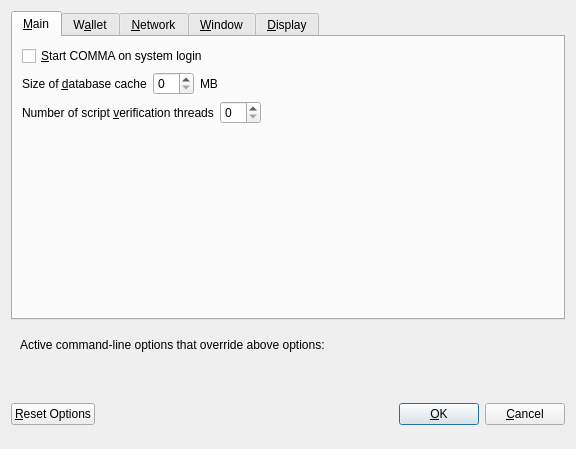
<?xml version="1.0" encoding="UTF-8"?>
<ui version="4.0">
 <class>OptionsDialog</class>
 <widget class="QDialog" name="OptionsDialog">
  <property name="geometry">
   <rect>
    <x>0</x>
    <y>0</y>
    <width>576</width>
    <height>449</height>
   </rect>
  </property>
  <property name="windowTitle">
   <string>Options</string>
  </property>
  <property name="modal">
   <bool>true</bool>
  </property>
  <layout class="QVBoxLayout" name="verticalLayout">
   <item>
    <widget class="QTabWidget" name="tabWidget">
     <property name="currentIndex">
      <number>0</number>
     </property>
     <widget class="QWidget" name="tabMain">
      <attribute name="title">
       <string>&amp;Main</string>
      </attribute>
      <layout class="QVBoxLayout" name="verticalLayout_Main">
       <item>
        <widget class="QCheckBox" name="bitcoinAtStartup">
         <property name="toolTip">
          <string>Automatically start COMMA after logging in to the system.</string>
         </property>
         <property name="text">
          <string>&amp;Start COMMA on system login</string>
         </property>
        </widget>
       </item>
       <item>
        <layout class="QHBoxLayout" name="horizontalLayout_2_Main">
         <item>
          <widget class="QLabel" name="databaseCacheLabel">
           <property name="text">
            <string>Size of &amp;database cache</string>
           </property>
           <property name="textFormat">
            <enum>Qt::PlainText</enum>
           </property>
           <property name="buddy">
            <cstring>databaseCache</cstring>
           </property>
          </widget>
         </item>
         <item>
          <widget class="QSpinBox" name="databaseCache"/>
         </item>
         <item>
          <widget class="QLabel" name="databaseCacheUnitLabel">
           <property name="text">
            <string>MB</string>
           </property>
           <property name="textFormat">
            <enum>Qt::PlainText</enum>
           </property>
          </widget>
         </item>
         <item>
          <spacer name="horizontalSpacer_2_Main">
           <property name="orientation">
            <enum>Qt::Horizontal</enum>
           </property>
           <property name="sizeHint" stdset="0">
            <size>
             <width>40</width>
             <height>20</height>
            </size>
           </property>
          </spacer>
         </item>
        </layout>
       </item>
       <item>
        <layout class="QHBoxLayout" name="horizontalLayout_3_Main">
         <item>
          <widget class="QLabel" name="threadsScriptVerifLabel">
           <property name="text">
            <string>Number of script &amp;verification threads</string>
           </property>
           <property name="textFormat">
            <enum>Qt::PlainText</enum>
           </property>
           <property name="buddy">
            <cstring>threadsScriptVerif</cstring>
           </property>
          </widget>
         </item>
         <item>
          <widget class="QSpinBox" name="threadsScriptVerif">
           <property name="toolTip">
            <string>(0 = auto, &lt;0 = leave that many cores free)</string>
           </property>
          </widget>
         </item>
         <item>
          <spacer name="horizontalSpacer_3_Main">
           <property name="orientation">
            <enum>Qt::Horizontal</enum>
           </property>
           <property name="sizeHint" stdset="0">
            <size>
             <width>40</width>
             <height>20</height>
            </size>
           </property>
          </spacer>
         </item>
        </layout>
       </item>
       <item>
        <spacer name="verticalSpacer_2">
         <property name="orientation">
          <enum>Qt::Vertical</enum>
         </property>
         <property name="sizeHint" stdset="0">
          <size>
           <width>20</width>
           <height>40</height>
          </size>
         </property>
        </spacer>
       </item>
      </layout>
     </widget>
     <widget class="QWidget" name="tabWallet">
      <attribute name="title">
       <string>W&amp;allet</string>
      </attribute>
      <layout class="QVBoxLayout" name="verticalLayout_Wallet">
       <item>
        <layout class="QHBoxLayout" name="horizontalLayout_2_Wallet">
         <item>
          <widget class="QLabel" name="labelStakeSplitThresholdText">
           <property name="text">
            <string>Stake split threshold:</string>
           </property>
          </widget>
         </item>
         <item>
          <widget class="QSpinBox" name="spinBoxStakeSplitThreshold">
           <property name="minimum">
            <number>1</number>
           </property>
           <property name="maximum">
            <number>999999</number>
           </property>
          </widget>
         </item>
        </layout>
       </item>
       <item>
        <widget class="QGroupBox" name="groupBox">
         <property name="title">
          <string>Expert</string>
         </property>
         <layout class="QVBoxLayout" name="verticalLayout_2">
          <item>
           <widget class="QCheckBox" name="coinControlFeatures">
            <property name="toolTip">
             <string>Whether to show coin control features or not.</string>
            </property>
            <property name="text">
             <string>Enable coin &amp;control features</string>
            </property>
           </widget>
          </item>
          <item>
           <widget class="QCheckBox" name="showMasternodesTab">
            <property name="toolTip">
             <string>Show additional tab listing all your masternodes in first sub-tab&lt;br/&gt;and all masternodes on the network in second sub-tab.</string>
            </property>
            <property name="text">
             <string>Show Masternodes Tab</string>
            </property>
           </widget>
          </item>
          <item>
           <widget class="QCheckBox" name="spendZeroConfChange">
            <property name="toolTip">
             <string>If you disable the spending of unconfirmed change, the change from a transaction&lt;br/&gt;cannot be used until that transaction has at least one confirmation.&lt;br/&gt;This also affects how your balance is computed.</string>
            </property>
            <property name="text">
             <string>&amp;Spend unconfirmed change</string>
            </property>
           </widget>
          </item>
         </layout>
        </widget>
       </item>
       <item>
        <spacer name="verticalSpacer_Wallet">
         <property name="orientation">
          <enum>Qt::Vertical</enum>
         </property>
         <property name="sizeHint" stdset="0">
          <size>
           <width>20</width>
           <height>40</height>
          </size>
         </property>
        </spacer>
       </item>
      </layout>
     </widget>
     <widget class="QWidget" name="tabNetwork">
      <attribute name="title">
       <string>&amp;Network</string>
      </attribute>
      <layout class="QVBoxLayout" name="verticalLayout_Network">
       <item>
        <widget class="QCheckBox" name="mapPortUpnp">
         <property name="toolTip">
          <string>Automatically open the COMMA client port on the router. This only works when your router supports UPnP and it is enabled.</string>
         </property>
         <property name="text">
          <string>Map port using &amp;UPnP</string>
         </property>
        </widget>
       </item>
       <item>
        <widget class="QCheckBox" name="allowIncoming">
         <property name="toolTip">
          <string>Accept connections from outside</string>
         </property>
         <property name="text">
          <string>Allow incoming connections</string>
         </property>
        </widget>
       </item>
       <item>
        <widget class="QCheckBox" name="connectSocks">
         <property name="toolTip">
          <string>Connect to the COMMA network through a SOCKS5 proxy.</string>
         </property>
         <property name="text">
          <string>&amp;Connect through SOCKS5 proxy (default proxy):</string>
         </property>
        </widget>
       </item>
       <item>
        <layout class="QHBoxLayout" name="horizontalLayout_1_Network">
         <item>
          <widget class="QLabel" name="proxyIpLabel">
           <property name="text">
            <string>Proxy &amp;IP:</string>
           </property>
           <property name="textFormat">
            <enum>Qt::PlainText</enum>
           </property>
           <property name="buddy">
            <cstring>proxyIp</cstring>
           </property>
          </widget>
         </item>
         <item>
          <widget class="QValidatedLineEdit" name="proxyIp">
           <property name="minimumSize">
            <size>
             <width>140</width>
             <height>0</height>
            </size>
           </property>
           <property name="maximumSize">
            <size>
             <width>140</width>
             <height>16777215</height>
            </size>
           </property>
           <property name="toolTip">
            <string>IP address of the proxy (e.g. IPv4: 127.0.0.1 / IPv6: ::1)</string>
           </property>
          </widget>
         </item>
         <item>
          <widget class="QLabel" name="proxyPortLabel">
           <property name="text">
            <string>&amp;Port:</string>
           </property>
           <property name="textFormat">
            <enum>Qt::PlainText</enum>
           </property>
           <property name="buddy">
            <cstring>proxyPort</cstring>
           </property>
          </widget>
         </item>
         <item>
          <widget class="QLineEdit" name="proxyPort">
           <property name="minimumSize">
            <size>
             <width>55</width>
             <height>0</height>
            </size>
           </property>
           <property name="maximumSize">
            <size>
             <width>55</width>
             <height>16777215</height>
            </size>
           </property>
           <property name="toolTip">
            <string>Port of the proxy (e.g. 9050)</string>
           </property>
          </widget>
         </item>
         <item>
          <spacer name="horizontalSpacer_1_Network">
           <property name="orientation">
            <enum>Qt::Horizontal</enum>
           </property>
           <property name="sizeHint" stdset="0">
            <size>
             <width>40</width>
             <height>20</height>
            </size>
           </property>
          </spacer>
         </item>
        </layout>
       </item>
       <item>
        <spacer name="verticalSpacer_Network">
         <property name="orientation">
          <enum>Qt::Vertical</enum>
         </property>
         <property name="sizeHint" stdset="0">
          <size>
           <width>20</width>
           <height>40</height>
          </size>
         </property>
        </spacer>
       </item>
      </layout>
     </widget>
     <widget class="QWidget" name="tabWindow">
      <attribute name="title">
       <string>&amp;Window</string>
      </attribute>
      <layout class="QVBoxLayout" name="verticalLayout_Window">
       <item>
        <widget class="QCheckBox" name="minimizeToTray">
         <property name="toolTip">
          <string>Show only a tray icon after minimizing the window.</string>
         </property>
         <property name="text">
          <string>&amp;Minimize to the tray instead of the taskbar</string>
         </property>
        </widget>
       </item>
       <item>
        <widget class="QCheckBox" name="minimizeOnClose">
         <property name="toolTip">
          <string>Minimize instead of exit the application when the window is closed. When this option is enabled, the application will be closed only after selecting Quit in the menu.</string>
         </property>
         <property name="text">
          <string>M&amp;inimize on close</string>
         </property>
        </widget>
       </item>
       <item>
        <spacer name="verticalSpacer_Window">
         <property name="orientation">
          <enum>Qt::Vertical</enum>
         </property>
         <property name="sizeHint" stdset="0">
          <size>
           <width>20</width>
           <height>40</height>
          </size>
         </property>
        </spacer>
       </item>
      </layout>
     </widget>
     <widget class="QWidget" name="tabDisplay">
      <attribute name="title">
       <string>&amp;Display</string>
      </attribute>
      <layout class="QVBoxLayout" name="verticalLayout_Display">
       <item>
        <layout class="QHBoxLayout" name="horizontalLayout_1_Display">
         <item>
          <widget class="QLabel" name="langLabel">
           <property name="text">
            <string>User Interface &amp;language:</string>
           </property>
           <property name="textFormat">
            <enum>Qt::PlainText</enum>
           </property>
           <property name="buddy">
            <cstring>lang</cstring>
           </property>
          </widget>
         </item>
         <item>
          <widget class="QValueComboBox" name="lang">
           <property name="toolTip">
            <string>The user interface language can be set here. This setting will take effect after restarting COMMA.</string>
           </property>
          </widget>
         </item>
        </layout>
       </item>
       <item>
        <widget class="QLabel" name="label_3">
         <property name="toolTip">
          <string notr="true"/>
         </property>
         <property name="statusTip">
          <string notr="true"/>
         </property>
         <property name="whatsThis">
          <string notr="true"/>
         </property>
         <property name="accessibleName">
          <string notr="true"/>
         </property>
         <property name="text">
          <string>Language missing or translation incomplete? Help contributing translations here:
https://www.transifex.com/comma-project/comma-project-translations</string>
         </property>
         <property name="wordWrap">
          <bool>true</bool>
         </property>
         <property name="openExternalLinks">
          <bool>true</bool>
         </property>
         <property name="textInteractionFlags">
          <set>Qt::TextBrowserInteraction</set>
         </property>
        </widget>
       </item>
       <item>
        <layout class="QHBoxLayout" name="horizontalLayout_2_Display" stretch="0,0">
         <item>
          <widget class="QLabel" name="themeLabel">
           <property name="text">
            <string>User Interface Theme:</string>
           </property>
          </widget>
         </item>
         <item>
          <widget class="QValueComboBox" name="theme"/>
         </item>
        </layout>
       </item>
       <item>
        <widget class="Line" name="line">
         <property name="orientation">
          <enum>Qt::Horizontal</enum>
         </property>
        </widget>
       </item>
       <item>
        <layout class="QHBoxLayout" name="horizontalLayout_3_Display">
         <item>
          <widget class="QLabel" name="unitLabel">
           <property name="text">
            <string>&amp;Unit to show amounts in:</string>
           </property>
           <property name="textFormat">
            <enum>Qt::PlainText</enum>
           </property>
           <property name="buddy">
            <cstring>unit</cstring>
           </property>
          </widget>
         </item>
         <item>
          <widget class="QValueComboBox" name="unit">
           <property name="toolTip">
            <string>Choose the default subdivision unit to show in the interface and when sending coins.</string>
           </property>
          </widget>
         </item>
        </layout>
       </item>
       <item>
        <layout class="QHBoxLayout" name="horizontalLayout_4_Display">
         <item>
          <widget class="QLabel" name="digitsLabel">
           <property name="text">
            <string>Decimal digits</string>
           </property>
          </widget>
         </item>
         <item>
          <widget class="QValueComboBox" name="digits"/>
         </item>
        </layout>
       </item>
       <item>
        <layout class="QHBoxLayout" name="horizontalLayout_5_Display">
         <item>
          <widget class="QCheckBox" name="checkBoxHideZeroBalances">
           <property name="toolTip">
            <string>Hide empty balances</string>
           </property>
           <property name="layoutDirection">
            <enum>Qt::LeftToRight</enum>
           </property>
           <property name="text">
            <string>Hide empty balances</string>
           </property>
          </widget>
         </item>
         <item>
          <widget class="QCheckBox" name="checkBoxHideOrphans">
           <property name="toolTip">
            <string>Hide orphan stakes in transaction lists</string>
           </property>
           <property name="text">
            <string>Hide orphan stakes</string>
           </property>
          </widget>
         </item>
         <item>
          <spacer name="horizontalSpacer">
           <property name="orientation">
            <enum>Qt::Horizontal</enum>
           </property>
           <property name="sizeHint" stdset="0">
            <size>
             <width>40</width>
             <height>20</height>
            </size>
           </property>
          </spacer>
         </item>
        </layout>
       </item>
       <item>
        <layout class="QHBoxLayout" name="horizontalLayout_6_Display">
         <item>
          <widget class="QLabel" name="thirdPartyTxUrlsLabel">
           <property name="toolTip">
            <string>Third party URLs (e.g. a block explorer) that appear in the transactions tab as context menu items. %s in the URL is replaced by transaction hash. Multiple URLs are separated by vertical bar |.</string>
           </property>
           <property name="text">
            <string>Third party transaction URLs</string>
           </property>
           <property name="buddy">
            <cstring>thirdPartyTxUrls</cstring>
           </property>
          </widget>
         </item>
         <item>
          <widget class="QLineEdit" name="thirdPartyTxUrls">
           <property name="toolTip">
            <string>Third party URLs (e.g. a block explorer) that appear in the transactions tab as context menu items. %s in the URL is replaced by transaction hash. Multiple URLs are separated by vertical bar |.</string>
           </property>
          </widget>
         </item>
        </layout>
       </item>
       <item>
        <spacer name="verticalSpacer">
         <property name="orientation">
          <enum>Qt::Vertical</enum>
         </property>
         <property name="sizeHint" stdset="0">
          <size>
           <width>20</width>
           <height>40</height>
          </size>
         </property>
        </spacer>
       </item>
      </layout>
     </widget>
    </widget>
   </item>
   <item>
    <widget class="QFrame" name="frame">
     <layout class="QVBoxLayout" name="verticalLayout_Bottom">
      <item>
       <layout class="QHBoxLayout" name="horizontalLayout_Bottom">
        <item>
         <widget class="QLabel" name="overriddenByCommandLineInfoLabel">
          <property name="text">
           <string>Active command-line options that override above options:</string>
          </property>
          <property name="textFormat">
           <enum>Qt::PlainText</enum>
          </property>
         </widget>
        </item>
        <item>
         <spacer name="horizontalSpacer_Bottom">
          <property name="orientation">
           <enum>Qt::Horizontal</enum>
          </property>
          <property name="sizeHint" stdset="0">
           <size>
            <width>40</width>
            <height>20</height>
           </size>
          </property>
         </spacer>
        </item>
       </layout>
      </item>
      <item>
       <widget class="QLabel" name="overriddenByCommandLineLabel">
        <property name="text">
         <string/>
        </property>
        <property name="textFormat">
         <enum>Qt::PlainText</enum>
        </property>
        <property name="wordWrap">
         <bool>true</bool>
        </property>
       </widget>
      </item>
     </layout>
    </widget>
   </item>
   <item>
    <layout class="QHBoxLayout" name="horizontalLayout_Buttons">
     <item>
      <widget class="QPushButton" name="resetButton">
       <property name="toolTip">
        <string>Reset all client options to default.</string>
       </property>
       <property name="text">
        <string>&amp;Reset Options</string>
       </property>
       <property name="autoDefault">
        <bool>false</bool>
       </property>
      </widget>
     </item>
     <item>
      <spacer name="horizontalSpacer_1">
       <property name="orientation">
        <enum>Qt::Horizontal</enum>
       </property>
       <property name="sizeHint" stdset="0">
        <size>
         <width>40</width>
         <height>48</height>
        </size>
       </property>
      </spacer>
     </item>
     <item>
      <widget class="QLabel" name="statusLabel">
       <property name="minimumSize">
        <size>
         <width>200</width>
         <height>0</height>
        </size>
       </property>
       <property name="font">
        <font>
         <weight>75</weight>
         <bold>true</bold>
        </font>
       </property>
       <property name="text">
        <string/>
       </property>
       <property name="textFormat">
        <enum>Qt::PlainText</enum>
       </property>
       <property name="wordWrap">
        <bool>true</bool>
       </property>
      </widget>
     </item>
     <item>
      <spacer name="horizontalSpacer_2">
       <property name="orientation">
        <enum>Qt::Horizontal</enum>
       </property>
       <property name="sizeHint" stdset="0">
        <size>
         <width>40</width>
         <height>48</height>
        </size>
       </property>
      </spacer>
     </item>
     <item>
      <widget class="QPushButton" name="okButton">
       <property name="text">
        <string>&amp;OK</string>
       </property>
       <property name="autoDefault">
        <bool>false</bool>
       </property>
       <property name="default">
        <bool>true</bool>
       </property>
      </widget>
     </item>
     <item>
      <widget class="QPushButton" name="cancelButton">
       <property name="text">
        <string>&amp;Cancel</string>
       </property>
       <property name="autoDefault">
        <bool>false</bool>
       </property>
      </widget>
     </item>
    </layout>
   </item>
  </layout>
 </widget>
 <customwidgets>
  <customwidget>
   <class>QValidatedLineEdit</class>
   <extends>QLineEdit</extends>
   <header>qvalidatedlineedit.h</header>
  </customwidget>
  <customwidget>
   <class>QValueComboBox</class>
   <extends>QComboBox</extends>
   <header>qvaluecombobox.h</header>
  </customwidget>
 </customwidgets>
 <resources/>
 <connections/>
</ui>
